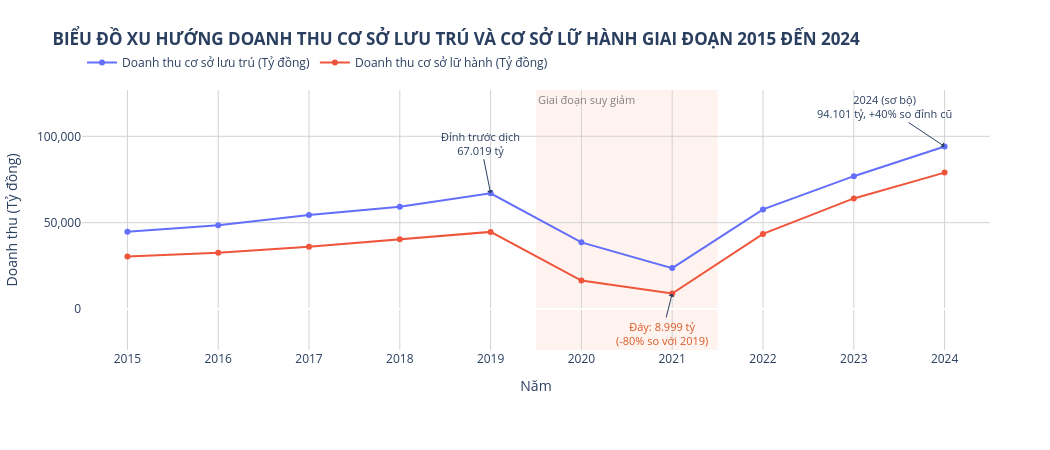

The code cell stored with this chart in its notebook:
### Code cell
import pandas as pd
import plotly.express as px

df_nam = pd.read_csv("../data/raw/du_lieu_du_lich_nam.csv")
df_nam["Trạng thái"] = df_nam["Năm"].astype(str).apply(lambda x: "Sơ bộ" if "Sơ bộ" in x else "Chính thức")
df_nam["Năm"] = df_nam["Năm"].astype(str).str.extract(r"(\d{4})").astype(int)

df_long = df_nam.melt(
    id_vars=["Năm"],
    value_vars=["Doanh thu cơ sở lưu trú (Tỷ đồng)", "Doanh thu cơ sở lữ hành (Tỷ đồng)"],
    var_name="Chỉ tiêu", value_name="Doanh thu (Tỷ đồng)"
)

fig4 = px.line(
    df_long, x="Năm", y="Doanh thu (Tỷ đồng)", color="Chỉ tiêu", markers=True,
    title="<b>BIỂU ĐỒ XU HƯỚNG DOANH THU CƠ SỞ LƯU TRÚ VÀ CƠ SỞ LỮ HÀNH GIAI ĐOẠN 2015 ĐẾN 2024</b>"
)

fig4.update_layout(
    autosize=False, width=1050, height= 450,
    legend_title_text="",
    legend=dict(orientation="h", yanchor="bottom", y=1.05, xanchor="left", x=0),
    hovermode="x unified", plot_bgcolor="white",
    margin=dict(l=60, r=60, t=90, b=100)
)
fig4.update_xaxes(type="linear", tickmode="linear", dtick=1, range=[2014.5, 2024.5], gridcolor="lightgrey")
fig4.update_yaxes(gridcolor="lightgrey", tickformat=",")

fig4.add_vrect(
    x0=2019.5, x1=2021.5, fillcolor="#eb6834", opacity=0.08,
    layer="below", line_width=0,
    annotation_text="Giai đoạn suy giảm", annotation_position="top left",
    annotation_font_size=11, annotation_font_color="grey"
)

fig4.add_annotation(x=2019, y=67019.3, text="Đỉnh trước dịch<br>67.019 tỷ", showarrow=True, arrowhead=1, ay=-50, font=dict(size=11))
fig4.add_annotation(x=2021, y=8998.84, text="Đáy: 8.999 tỷ<br>(-80% so với 2019)", showarrow=True, arrowhead=1, ay=40, font=dict(size=11, color="#d95926"))
fig4.add_annotation(x=2024, y=94101.41, text="2024 (sơ bộ)<br>94.101 tỷ, +40% so đỉnh cũ", showarrow=True, arrowhead=1, ax=-60, ay=-40, font=dict(size=11))

fig4.show()

### Figure 1 — Plotly figure (JSON) as saved in the notebook; plotly's stock layout.template omitted (floating-point values rounded to 4 significant figures)
{"data": [{"hovertemplate": "Chỉ tiêu=Doanh thu cơ sở lưu trú (Tỷ đồng)<br>Năm=%{x}<br>Doanh thu (Tỷ đồng)=%{y}<extra></extra>", "legendgroup": "Doanh thu cơ sở lưu trú (Tỷ đồng)", "line": {"color": "#636efa", "dash": "solid"}, "marker": {"symbol": "circle"}, "mode": "lines+markers", "name": "Doanh thu cơ sở lưu trú (Tỷ đồng)", "orientation": "v", "showlegend": true, "type": "scatter", "x": [2015, 2016, 2017, 2018, 2019, 2020, 2021, 2022, 2023, 2024], "xaxis": "x", "y": [44710.0, 48520.0, 54380.0, 59200.0, 67020.0, 38600.0, 23690.0, 57700.0, 76920.0, 94100.0], "yaxis": "y"}, {"hovertemplate": "Chỉ tiêu=Doanh thu cơ sở lữ hành (Tỷ đồng)<br>Năm=%{x}<br>Doanh thu (Tỷ đồng)=%{y}<extra></extra>", "legendgroup": "Doanh thu cơ sở lữ hành (Tỷ đồng)", "line": {"color": "#EF553B", "dash": "solid"}, "marker": {"symbol": "circle"}, "mode": "lines+markers", "name": "Doanh thu cơ sở lữ hành (Tỷ đồng)", "orientation": "v", "showlegend": true, "type": "scatter", "x": [2015, 2016, 2017, 2018, 2019, 2020, 2021, 2022, 2023, 2024], "xaxis": "x", "y": [30440.0, 32530.0, 36110.0, 40370.0, 44670.0, 16490.0, 8999.0, 43510.0, 64040.0, 78990.0], "yaxis": "y"}], "layout": {"annotations": [{"font": {"color": "grey", "size": 11}, "showarrow": false, "text": "Giai đoạn suy giảm", "x": 2020.0, "xanchor": "left", "xref": "x", "y": 1, "yanchor": "top", "yref": "y domain"}, {"arrowhead": 1, "ay": -50, "font": {"size": 11}, "showarrow": true, "text": "Đỉnh trước dịch<br>67.019 tỷ", "x": 2019, "y": 67020.0}, {"arrowhead": 1, "ay": 40, "font": {"color": "#d95926", "size": 11}, "showarrow": true, "text": "Đáy: 8.999 tỷ<br>(-80% so với 2019)", "x": 2021, "y": 8999.0}, {"arrowhead": 1, "ax": -60, "ay": -40, "font": {"size": 11}, "showarrow": true, "text": "2024 (sơ bộ)<br>94.101 tỷ, +40% so đỉnh cũ", "x": 2024, "y": 94100.0}], "autosize": false, "height": 450, "hovermode": "x unified", "legend": {"orientation": "h", "title": {"text": ""}, "tracegroupgap": 0, "x": 0, "xanchor": "left", "y": 1.05, "yanchor": "bottom"}, "margin": {"b": 100, "l": 60, "r": 60, "t": 90}, "plot_bgcolor": "white", "shapes": [{"fillcolor": "#eb6834", "layer": "below", "line": {"width": 0}, "opacity": 0.08, "type": "rect", "x0": 2020.0, "x1": 2022.0, "xref": "x", "y0": 0, "y1": 1, "yref": "y domain"}], "title": {"text": "<b>BIỂU ĐỒ XU HƯỚNG DOANH THU CƠ SỞ LƯU TRÚ VÀ CƠ SỞ LỮ HÀNH GIAI ĐOẠN 2015 ĐẾN 2024</b>"}, "width": 1050, "xaxis": {"anchor": "y", "domain": [0, 1], "dtick": 1, "gridcolor": "lightgrey", "range": [2014.0, 2024.0], "tickmode": "linear", "title": {"text": "Năm"}, "type": "linear"}, "yaxis": {"anchor": "x", "domain": [0, 1], "gridcolor": "lightgrey", "tickformat": ",", "title": {"text": "Doanh thu (Tỷ đồng)"}}}}
